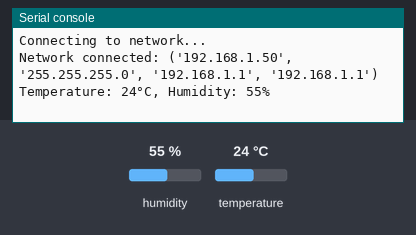
The program below on a simulated ESP8266 board running MicroPython. Parts: the last lines printed to the serial console. Inputs (shaded band) come from the test bench; at power-on: humidity 55 %, temperature 24 °C. WiFi joins after 1.5 s; web requests get an empty 200 reply after 0.4 s.

Above: at 2.7 s.
2.8 s: humidity set to 22 %
10.6 s: temperature set to 12 °C
At 12.21 s:
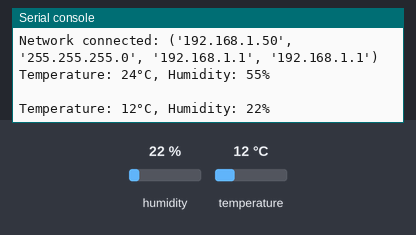
18.4 s: humidity set to 40 %
At 23.2 s:
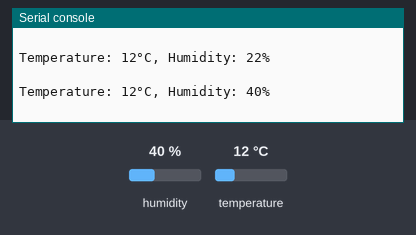

The program:

send_to_thingspeaks.py
```python
import dht
import machine
import network
import urequests
import time

# Replace with your Wi-Fi credentials
SSID = 'YOUR SSID'
PASSWORD = 'YOUR PASSWORD'

# ThingSpeak API parameters
API_KEY = 'API_KEY'
THINGSPEAK_URL = 'Api_Key_url'

# DHT11 sensor connected to GPIO 4 (D2)
dht_pin = machine.Pin(5)
dht_sensor = dht.DHT11(dht_pin)

# Function to connect to Wi-Fi
def connect_wifi(ssid, password):
    wlan = network.WLAN(network.STA_IF)
    wlan.active(True)
    if not wlan.isconnected():
        print('Connecting to network...')
        wlan.connect(ssid, password)
        while not wlan.isconnected():
            pass
    print('Network connected:', wlan.ifconfig())

# Function to read data from DHT11
def read_dht11():
    dht_sensor.measure()
    temp = dht_sensor.temperature()
    hum = dht_sensor.humidity()
    return temp, hum

# Function to send data to ThingSpeak
def send_to_thingspeak(temp, hum):
    response = urequests.get(f'{THINGSPEAK_URL}?api_key={API_KEY}&field1={temp}&field2={hum}')
    print(response.text)
    response.close()

# Connect to Wi-Fi
connect_wifi(SSID, PASSWORD)

# Main loop to read and send data every 15 seconds
while True:
    try:
        temperature, humidity = read_dht11()
        print(f'Temperature: {temperature}°C, Humidity: {humidity}%')
        send_to_thingspeak(temperature, humidity)
    except Exception as e:
        print('Error:', e)
    time.sleep(10)
```

Measured:
- after the input at 10.6 s, the serial console: prints a new line after 1.4 s (image 1)
- after the input at 18.4 s, the serial console: prints a new line after 4.0 s (image 2)
